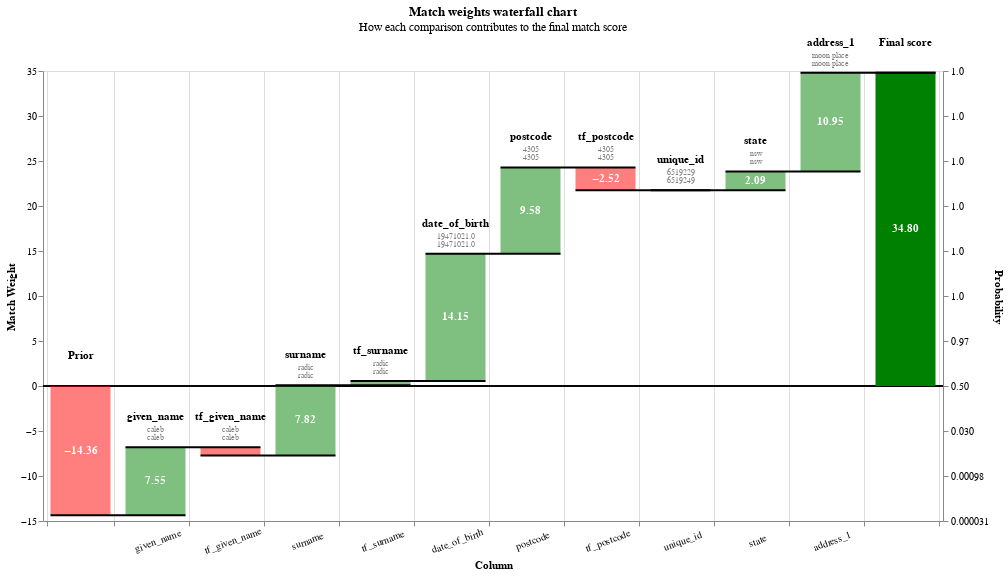

Notebook source saved alongside this figure:
### Code cell
# Run predictions and visuallising predictions with waterfall chart 
df_predictions = linker.inference.predict(threshold_match_probability=0.9)

records_to_view = df_predictions.as_record_dict(limit=5)
linker.visualisations.waterfall_chart(records_to_view, filter_nulls=False)

### Figure 1 — Vega-Lite specification as saved in the notebook (floating-point values rounded to 4 significant figures)
{"config": {"view": {"continuousWidth": 400, "continuousHeight": 300}}, "layer": [{"layer": [{"mark": "rule", "encoding": {"color": {"value": "black"}, "size": {"value": 0.5}, "y": {"field": "zero", "type": "quantitative"}}}, {"mark": {"type": "bar", "width": 60}, "encoding": {"color": {"condition": {"test": "(datum.log2_bayes_factor < 0)", "value": "red"}, "value": "green"}, "opacity": {"condition": {"test": "datum.column_name == 'Prior match weight' || datum.column_name == 'Final score'", "value": 1}, "value": 0.5}, "tooltip": [{"field": "column_name", "title": "Comparison column", "type": "nominal"}, {"field": "value_l", "title": "Value (L)", "type": "nominal"}, {"field": "value_r", "title": "Value (R)", "type": "nominal"}, {"field": "label_for_charts", "title": "Label", "type": "ordinal"}, {"field": "sql_condition", "title": "SQL condition", "type": "nominal"}, {"field": "comparison_vector_value", "title": "Comparison vector value", "type": "nominal"}, {"field": "bayes_factor", "format": ",.4f", "title": "Bayes factor = m/u", "type": "quantitative"}, {"field": "log2_bayes_factor", "format": ",.4f", "title": "Match weight = log2(m/u)", "type": "quantitative"}, {"field": "prob", "format": ".4f", "title": "Cumulative match probability", "type": "quantitative"}, {"field": "bayes_factor_description", "title": "Match weight description", "type": "nominal"}], "x": {"axis": {"grid": true, "labelAlign": "center", "labelAngle": -20, "labelExpr": "datum.value == 'Prior' || datum.value == 'Final score' ? '' : datum.value", "labelPadding": 10, "tickBand": "extent", "title": "Column"}, "field": "column_name", "sort": {"field": "bar_sort_order", "order": "ascending"}, "type": "nominal"}, "y": {"axis": {"grid": false, "orient": "left", "title": "Match Weight"}, "field": "previous_sum", "type": "quantitative"}, "y2": {"field": "sum"}}}, {"mark": {"type": "text", "fontWeight": "bold"}, "encoding": {"color": {"value": "white"}, "text": {"condition": {"test": "abs(datum.log2_bayes_factor) > 1", "field": "log2_bayes_factor", "format": ".2f", "type": "nominal"}, "value": ""}, "x": {"axis": {"labelAngle": -20, "title": "Column"}, "field": "column_name", "sort": {"field": "bar_sort_order", "order": "ascending"}, "type": "nominal"}, "y": {"axis": {"orient": "left"}, "field": "center", "type": "quantitative"}}}, {"mark": {"type": "text", "baseline": "bottom", "dy": -25, "fontWeight": "bold"}, "encoding": {"color": {"value": "black"}, "text": {"field": "column_name", "type": "nominal"}, "x": {"axis": {"labelAngle": -20, "title": "Column"}, "field": "column_name", "sort": {"field": "bar_sort_order", "order": "ascending"}, "type": "nominal"}, "y": {"field": "sum_top", "type": "quantitative"}}}, {"mark": {"type": "text", "baseline": "bottom", "dy": -13, "fontSize": 8}, "encoding": {"color": {"value": "grey"}, "text": {"field": "value_l", "type": "nominal"}, "x": {"axis": {"labelAngle": -20, "title": "Column"}, "field": "column_name", "sort": {"field": "bar_sort_order", "order": "ascending"}, "type": "nominal"}, "y": {"field": "sum_top", "type": "quantitative"}}}, {"mark": {"type": "text", "baseline": "bottom", "dy": -5, "fontSize": 8}, "encoding": {"color": {"value": "grey"}, "text": {"field": "value_r", "type": "nominal"}, "x": {"axis": {"labelAngle": -20, "title": "Column"}, "field": "column_name", "sort": {"field": "bar_sort_order", "order": "ascending"}, "type": "nominal"}, "y": {"field": "sum_top", "type": "quantitative"}}}]}, {"mark": {"type": "rule", "color": "black", "strokeWidth": 2, "x2Offset": 30, "xOffset": -30}, "encoding": {"x": {"axis": {"labelAngle": -20, "title": "Column"}, "field": "column_name", "sort": {"field": "bar_sort_order", "order": "ascending"}, "type": "nominal"}, "x2": {"field": "lead"}, "y": {"axis": {"labelExpr": "format(1 / (1 + pow(2, -1*datum.value)), '.2r')", "orient": "right", "title": "Probability"}, "field": "sum", "scale": {"zero": false}, "type": "quantitative"}}}], "data": {"name": "data-ad84069c2094ec8efc9970858ea133fd"}, "height": 450, "params": [{"name": "record_number", "bind": {"input": "range", "max": 4, "min": 0, "step": 1}, "value": 0}], "resolve": {"axis": {"y": "independent"}}, "title": {"text": "Match weights waterfall chart", "subtitle": "How each comparison contributes to the final match score"}, "transform": [{"filter": "(datum.record_number == record_number)"}, {"window": [{"op": "sum", "field": "log2_bayes_factor", "as": "sum"}, {"op": "lead", "field": "column_name", "as": "lead"}], "frame": [null, 0]}, {"calculate": "datum.column_name === \"Final score\" ? datum.sum - datum.log2_bayes_factor : datum.sum", "as": "sum"}, {"calculate": "datum.lead === null ? datum.column_name : datum.lead", "as": "lead"}, {"calculate": "datum.column_name === \"Final score\" || datum.column_name === \"Prior match weight\" ? 0 : datum.sum - datum.log2_bayes_factor", "as": "previous_sum"}, {"calculate": "datum.sum > datum.previous_sum ? datum.column_name : \"\"", "as": "top_label"}, {"calculate": "datum.sum < datum.previous_sum ? datum.column_name : \"\"", "as": "bottom_label"}, {"calculate": "datum.sum > datum.previous_sum ? datum.sum : datum.previous_sum", "as": "sum_top"}, {"calculate": "datum.sum < datum.previous_sum ? datum.sum : datum.previous_sum", "as": "sum_bottom"}, {"calculate": "(datum.sum + datum.previous_sum) / 2", "as": "center"}, {"calculate": "(datum.log2_bayes_factor > 0 ? \"+\" : \"\") + datum.log2_bayes_factor", "as": "text_log2_bayes_factor"}, {"calculate": "datum.sum < datum.previous_sum ? 4 : -4", "as": "dy"}, {"calculate": "datum.sum < datum.previous_sum ? \"top\" : \"bottom\"", "as": "baseline"}, {"calculate": "1. / (1 + pow(2, -1.*datum.sum))", "as": "prob"}, {"calculate": "0*datum.sum", "as": "zero"}], "width": {"step": 75}, "$schema": "https://vega.github.io/schema/vega-lite/v5.9.3.json", "datasets": {"data-ad84069c2094ec8efc9970858ea133fd": [{"column_name": "Prior", "label_for_charts": "Starting match weight (prior)", "sql_condition": null, "log2_bayes_factor": -14.36, "bayes_factor": 4.755e-05, "comparison_vector_value": null, "m_probability": null, "u_probability": null, "bayes_factor_description": null, "value_l": "", "value_r": "", "term_frequency_adjustment": null, "bar_sort_order": 0, "record_number": 0}, {"sql_condition": "\"given_name_l\" = \"given_name_r\"", "label_for_charts": "Exact match on given_name", "m_probability": 0.7302, "u_probability": 0.003891, "bayes_factor": 187.6, "log2_bayes_factor": 7.552, "comparison_vector_value": 4, "bayes_factor_description": "If comparison level is `exact match on given_name` then comparison is 188 times more likely to be a match", "column_name": "given_name", "value_l": "caleb", "value_r": "caleb", "term_frequency_adjustment": false, "bar_sort_order": 1, "record_number": 0}, {"sql_condition": "\"given_name_l\" = \"given_name_r\"", "label_for_charts": "Term freq adjustment on given_name with weight {cl.tf_adjustment_weight}", "m_probability": null, "u_probability": null, "bayes_factor": 0.5314, "log2_bayes_factor": -0.912, "comparison_vector_value": 4, "bayes_factor_description": "Term frequency adjustment on given_name makes comparison  1.88 times less likely to be a match", "column_name": "tf_given_name", "value_l": "caleb", "value_r": "caleb", "term_frequency_adjustment": true, "bar_sort_order": 2, "record_number": 0}, {"sql_condition": "\"surname_l\" = \"surname_r\"", "label_for_charts": "Exact match on surname", "m_probability": 0.6326, "u_probability": 0.002805, "bayes_factor": 225.5, "log2_bayes_factor": 7.817, "comparison_vector_value": 4, "bayes_factor_description": "If comparison level is `exact match on surname` then comparison is 226 times more likely to be a match", "column_name": "surname", "value_l": "radic", "value_r": "radic", "term_frequency_adjustment": false, "bar_sort_order": 3, "record_number": 0}, {"sql_condition": "\"surname_l\" = \"surname_r\"", "label_for_charts": "Term freq adjustment on surname with weight {cl.tf_adjustment_weight}", "m_probability": null, "u_probability": null, "bayes_factor": 1.377, "log2_bayes_factor": 0.4618, "comparison_vector_value": 4, "bayes_factor_description": "Term frequency adjustment on surname makes comparison 1.38 times more likely to be a match", "column_name": "tf_surname", "value_l": "radic", "value_r": "radic", "term_frequency_adjustment": true, "bar_sort_order": 4, "record_number": 0}, {"sql_condition": "\"date_of_birth_l\" = \"date_of_birth_r\"", "label_for_charts": "Exact match on date_of_birth", "m_probability": 0.9213, "u_probability": 5.082e-05, "bayes_factor": 18130.0, "log2_bayes_factor": 14.15, "comparison_vector_value": 1, "bayes_factor_description": "If comparison level is `exact match on date_of_birth` then comparison is 18,127 times more likely to be a match", "column_name": "date_of_birth", "value_l": "19471021.0", "value_r": "19471021.0", "term_frequency_adjustment": false, "bar_sort_order": 5, "record_number": 0}, {"sql_condition": "\"postcode_l\" = \"postcode_r\"", "label_for_charts": "Exact match on postcode", "m_probability": 0.7985, "u_probability": 0.001046, "bayes_factor": 763.0, "log2_bayes_factor": 9.576, "comparison_vector_value": 1, "bayes_factor_description": "If comparison level is `exact match on postcode` then comparison is 763 times more likely to be a match", "column_name": "postcode", "value_l": "4305", "value_r": "4305", "term_frequency_adjustment": false, "bar_sort_order": 6, "record_number": 0}, {"sql_condition": "\"postcode_l\" = \"postcode_r\"", "label_for_charts": "Term freq adjustment on postcode with weight {cl.tf_adjustment_weight}", "m_probability": null, "u_probability": null, "bayes_factor": 0.1744, "log2_bayes_factor": -2.519, "comparison_vector_value": 1, "bayes_factor_description": "Term frequency adjustment on postcode makes comparison  5.73 times less likely to be a match", "column_name": "tf_postcode", "value_l": "4305", "value_r": "4305", "term_frequency_adjustment": true, "bar_sort_order": 7, "record_number": 0}, {"sql_condition": "ELSE", "label_for_charts": "All other comparisons", "m_probability": 1.0, "u_probability": 1.0, "bayes_factor": 1.0, "log2_bayes_factor": 0.0, "comparison_vector_value": 0, "bayes_factor_description": "If comparison level is `all other comparisons` then comparison is 1 times more likely to be a match", "column_name": "unique_id", "value_l": "6519229", "value_r": "6519249", "term_frequency_adjustment": false, "bar_sort_order": 8, "record_number": 0}, {"sql_condition": "\"state_l\" = \"state_r\"", "label_for_charts": "Exact match on state", "m_probability": 1.0, "u_probability": 0.2355, "bayes_factor": 4.246, "log2_bayes_factor": 2.086, "comparison_vector_value": 1, "bayes_factor_description": "If comparison level is `exact match on state` then comparison is 4.246 times more likely to be a match", "column_name": "state", "value_l": "nsw", "value_r": "nsw", "term_frequency_adjustment": false, "bar_sort_order": 9, "record_number": 0}, {"sql_condition": "\"address_1_l\" = \"address_1_r\"", "label_for_charts": "Exact match on address_1", "m_probability": 0.5725, "u_probability": 0.0002889, "bayes_factor": 1982.0, "log2_bayes_factor": 10.95, "comparison_vector_value": 4, "bayes_factor_description": "If comparison level is `exact match on address_1` then comparison is 1,982 times more likely to be a match", "column_name": "address_1", "value_l": "moon place", "value_r": "moon place", "term_frequency_adjustment": false, "bar_sort_order": 10, "record_number": 0}, {"column_name": "Final score", "label_for_charts": "Final score", "sql_condition": null, "log2_bayes_factor": 34.8, "bayes_factor": 29890000000.0, "comparison_vector_value": null, "m_probability": null, "u_probability": null, "bayes_factor_description": null, "value_l": "", "value_r": "", "term_frequency_adjustment": null, "bar_sort_order": 11, "record_number": 0}, {"column_name": "Prior", "label_for_charts": "Starting match weight (prior)", "sql_condition": null, "log2_bayes_factor": -14.36, "bayes_factor": 4.755e-05, "comparison_vector_value": null, "m_probability": null, "u_probability": null, "bayes_factor_description": null, "value_l": "", "value_r": "", "term_frequency_adjustment": null, "bar_sort_order": 0, "record_number": 1}, {"sql_condition": "\"given_name_l\" = \"given_name_r\"", "label_for_charts": "Exact match on given_name", "m_probability": 0.7302, "u_probability": 0.003891, "bayes_factor": 187.6, "log2_bayes_factor": 7.552, "comparison_vector_value": 4, "bayes_factor_description": "If comparison level is `exact match on given_name` then comparison is 188 times more likely to be a match", "column_name": "given_name", "value_l": "alexandra", "value_r": "alexandra", "term_frequency_adjustment": false, "bar_sort_order": 1, "record_number": 1}, {"sql_condition": "\"given_name_l\" = \"given_name_r\"", "label_for_charts": "Term freq adjustment on given_name with weight {cl.tf_adjustment_weight}", "m_probability": null, "u_probability": null, "bayes_factor": 0.465, "log2_bayes_factor": -1.105, "comparison_vector_value": 4, "bayes_factor_description": "Term frequency adjustment on given_name makes comparison  2.15 times less likely to be a match", "column_name": "tf_given_name", "value_l": "alexandra", "value_r": "alexandra", "term_frequency_adjustment": true, "bar_sort_order": 2, "record_number": 1}, {"sql_condition": "\"surname_l\" = \"surname_r\"", "label_for_charts": "Exact match on surname", "m_probability": 0.6326, "u_probability": 0.002805, "bayes_factor": 225.5, "log2_bayes_factor": 7.817, "comparison_vector_value": 4, "bayes_factor_description": "If comparison level is `exact match on surname` then comparison is 226 times more likely to be a match", "column_name": "surname", "value_l": "britten", "value_r": "britten", "term_frequency_adjustment": false, "bar_sort_order": 3, "record_number": 1}, {"sql_condition": "\"surname_l\" = \"surname_r\"", "label_for_charts": "Term freq adjustment on surname with weight {cl.tf_adjustment_weight}", "m_probability": null, "u_probability": null, "bayes_factor": 1.377, "log2_bayes_factor": 0.4618, "comparison_vector_value": 4, "bayes_factor_description": "Term frequency adjustment on surname makes comparison 1.38 times more likely to be a match", "column_name": "tf_surname", "value_l": "britten", "value_r": "britten", "term_frequency_adjustment": true, "bar_sort_order": 4, "record_number": 1}, {"sql_condition": "\"date_of_birth_l\" = \"date_of_birth_r\"", "label_for_charts": "Exact match on date_of_birth", "m_probability": 0.9213, "u_probability": 5.082e-05, "bayes_factor": 18130.0, "log2_bayes_factor": 14.15, "comparison_vector_value": 1, "bayes_factor_description": "If comparison level is `exact match on date_of_birth` then comparison is 18,127 times more likely to be a match", "column_name": "date_of_birth", "value_l": "19581231.0", "value_r": "19581231.0", "term_frequency_adjustment": false, "bar_sort_order": 5, "record_number": 1}, {"sql_condition": "\"postcode_l\" = \"postcode_r\"", "label_for_charts": "Exact match on postcode", "m_probability": 0.7985, "u_probability": 0.001046, "bayes_factor": 763.0, "log2_bayes_factor": 9.576, "comparison_vector_value": 1, "bayes_factor_description": "If comparison level is `exact match on postcode` then comparison is 763 times more likely to be a match", "column_name": "postcode", "value_l": "3226", "value_r": "3226", "term_frequency_adjustment": false, "bar_sort_order": 6, "record_number": 1}, {"sql_condition": "\"postcode_l\" = \"postcode_r\"", "label_for_charts": "Term freq adjustment on postcode with weight {cl.tf_adjustment_weight}", "m_probability": null, "u_probability": null, "bayes_factor": 0.5232, "log2_bayes_factor": -0.9345, "comparison_vector_value": 1, "bayes_factor_description": "Term frequency adjustment on postcode makes comparison  1.91 times less likely to be a match", "column_name": "tf_postcode", "value_l": "3226", "value_r": "3226", "term_frequency_adjustment": true, "bar_sort_order": 7, "record_number": 1}, {"sql_condition": "ELSE", "label_for_charts": "All other comparisons", "m_probability": 1.0, "u_probability": 1.0, "bayes_factor": 1.0, "log2_bayes_factor": 0.0, "comparison_vector_value": 0, "bayes_factor_description": "If comparison level is `all other comparisons` then comparison is 1 times more likely to be a match", "column_name": "unique_id", "value_l": "6358553", "value_r": "6358573", "term_frequency_adjustment": false, "bar_sort_order": 8, "record_number": 1}, {"sql_condition": "\"state_l\" = \"state_r\"", "label_for_charts": "Exact match on state", "m_probability": 1.0, "u_probability": 0.2355, "bayes_factor": 4.246, "log2_bayes_factor": 2.086, "comparison_vector_value": 1, "bayes_factor_description": "If comparison level is `exact match on state` then comparison is 4.246 times more likely to be a match", "column_name": "state", "value_l": "qld", "value_r": "qld", "term_frequency_adjustment": false, "bar_sort_order": 9, "record_number": 1}, {"sql_condition": "\"address_1_l\" = \"address_1_r\"", "label_for_charts": "Exact match on address_1", "m_probability": 0.5725, "u_probability": 0.0002889, "bayes_factor": 1982.0, "log2_bayes_factor": 10.95, "comparison_vector_value": 4, "bayes_factor_description": "If comparison level is `exact match on address_1` then comparison is 1,982 times more likely to be a match", "column_name": "address_1", "value_l": "finniss crescent", "value_r": "finniss crescent", "term_frequency_adjustment": false, "bar_sort_order": 10, "record_number": 1}, {"column_name": "Final score", "label_for_charts": "Final score", "sql_condition": null, "log2_bayes_factor": 36.19, "bayes_factor": 78460000000.0, "comparison_vector_value": null, "m_probability": null, "u_probability": null, "bayes_factor_description": null, "value_l": "", "value_r": "", "term_frequency_adjustment": null, "bar_sort_order": 11, "record_number": 1}, {"column_name": "Prior", "label_for_charts": "Starting match weight (prior)", "sql_condition": null, "log2_bayes_factor": -14.36, "bayes_factor": 4.755e-05, "comparison_vector_value": null, "m_probability": null, "u_probability": null, "bayes_factor_description": null, "value_l": "", "value_r": "", "term_frequency_adjustment": null, "bar_sort_order": 0, "record_number": 2}, {"sql_condition": "\"given_name_l\" = \"given_name_r\"", "label_for_charts": "Exact match on given_name", "m_probability": 0.7302, "u_probability": 0.003891, "bayes_factor": 187.6, "log2_bayes_factor": 7.552, "comparison_vector_value": 4, "bayes_factor_description": "If comparison level is `exact match on given_name` then comparison is 188 times more likely to be a match", "column_name": "given_name", "value_l": "jessie", "value_r": "jessie", "term_frequency_adjustment": false, "bar_sort_order": 1, "record_number": 2}, {"sql_condition": "\"given_name_l\" = \"given_name_r\"", "label_for_charts": "Term freq adjustment on given_name with weight {cl.tf_adjustment_weight}", "m_probability": null, "u_probability": null, "bayes_factor": 1.86, "log2_bayes_factor": 0.8953, "comparison_vector_value": 4, "bayes_factor_description": "Term frequency adjustment on given_name makes comparison 1.86 times more likely to be a match", "column_name": "tf_given_name", "value_l": "jessie", "value_r": "jessie", "term_frequency_adjustment": true, "bar_sort_order": 2, "record_number": 2}, {"sql_condition": "\"surname_l\" = \"surname_r\"", "label_for_charts": "Exact match on surname", "m_probability": 0.6326, "u_probability": 0.002805, "bayes_factor": 225.5, "log2_bayes_factor": 7.817, "comparison_vector_value": 4, "bayes_factor_description": "If comparison level is `exact match on surname` then comparison is 226 times more likely to be a match", "column_name": "surname", "value_l": "gasparin", "value_r": "gasparin", "term_frequency_adjustment": false, "bar_sort_order": 3, "record_number": 2}, {"sql_condition": "\"surname_l\" = \"surname_r\"", "label_for_charts": "Term freq adjustment on surname with weight {cl.tf_adjustment_weight}", "m_probability": null, "u_probability": null, "bayes_factor": 1.377, "log2_bayes_factor": 0.4618, "comparison_vector_value": 4, "bayes_factor_description": "Term frequency adjustment on surname makes comparison 1.38 times more likely to be a match", "column_name": "tf_surname", "value_l": "gasparin", "value_r": "gasparin", "term_frequency_adjustment": true, "bar_sort_order": 4, "record_number": 2}, {"sql_condition": "\"date_of_birth_l\" = \"date_of_birth_r\"", "label_for_charts": "Exact match on date_of_birth", "m_probability": 0.9213, "u_probability": 5.082e-05, "bayes_factor": 18130.0, "log2_bayes_factor": 14.15, "comparison_vector_value": 1, "bayes_factor_description": "If comparison level is `exact match on date_of_birth` then comparison is 18,127 times more likely to be a match", "column_name": "date_of_birth", "value_l": "19621119.0", "value_r": "19621119.0", "term_frequency_adjustment": false, "bar_sort_order": 5, "record_number": 2}, {"sql_condition": "ELSE", "label_for_charts": "All other comparisons", "m_probability": 0.2015, "u_probability": 0.999, "bayes_factor": 0.2018, "log2_bayes_factor": -2.309, "comparison_vector_value": 0, "bayes_factor_description": "If comparison level is `all other comparisons` then comparison is 4.956 times less likely to be a match", "column_name": "postcode", "value_l": "2260", "value_r": "2269", "term_frequency_adjustment": false, "bar_sort_order": 6, "record_number": 2}, {"sql_condition": "ELSE", "label_for_charts": "All other comparisons", "m_probability": 0.2015, "u_probability": 0.999, "bayes_factor": 1.0, "log2_bayes_factor": 0.0, "comparison_vector_value": 0, "bayes_factor_description": "If comparison level is `all other comparisons` then comparison is 4.956 times less likely to be a match", "column_name": "tf_postcode", "value_l": "", "value_r": "", "term_frequency_adjustment": true, "bar_sort_order": 7, "record_number": 2}, {"sql_condition": "ELSE", "label_for_charts": "All other comparisons", "m_probability": 1.0, "u_probability": 1.0, "bayes_factor": 1.0, "log2_bayes_factor": 0.0, "comparison_vector_value": 0, "bayes_factor_description": "If comparison level is `all other comparisons` then comparison is 1 times more likely to be a match", "column_name": "unique_id", "value_l": "7819359", "value_r": "7819369", "term_frequency_adjustment": false, "bar_sort_order": 8, "record_number": 2}, {"sql_condition": "\"state_l\" = \"state_r\"", "label_for_charts": "Exact match on state", "m_probability": 1.0, "u_probability": 0.2355, "bayes_factor": 4.246, "log2_bayes_factor": 2.086, "comparison_vector_value": 1, "bayes_factor_description": "If comparison level is `exact match on state` then comparison is 4.246 times more likely to be a match", "column_name": "state", "value_l": "vic", "value_r": "vic", "term_frequency_adjustment": false, "bar_sort_order": 9, "record_number": 2}, {"sql_condition": "\"address_1_l\" IS NULL OR \"address_1_r\" IS NULL", "label_for_charts": "address_1 is NULL", "bayes_factor": 1.0, "log2_bayes_factor": 0.0, "comparison_vector_value": -1, "bayes_factor_description": "If comparison level is `address_1 is null` then comparison is 1 times more likely to be a match", "column_name": "address_1", "value_l": "southwell street", "value_r": "None", "term_frequency_adjustment": false, "bar_sort_order": 10, "record_number": 2}, {"column_name": "Final score", "label_for_charts": "Final score", "sql_condition": null, "log2_bayes_factor": 16.29, "bayes_factor": 80040.0, "comparison_vector_value": null, "m_probability": null, "u_probability": null, "bayes_factor_description": null, "value_l": "", "value_r": "", "term_frequency_adjustment": null, "bar_sort_order": 11, "record_number": 2}, {"column_name": "Prior", "label_for_charts": "Starting match weight (prior)", "sql_condition": null, "log2_bayes_factor": -14.36, "bayes_factor": 4.755e-05, "comparison_vector_value": null, "m_probability": null, "u_probability": null, "bayes_factor_description": null, "value_l": "", "value_r": "", "term_frequency_adjustment": null, "bar_sort_order": 0, "record_number": 3}, {"sql_condition": "\"given_name_l\" = \"given_name_r\"", "label_for_charts": "Exact match on given_name", "m_probability": 0.7302, "u_probability": 0.003891, "bayes_factor": 187.6, "log2_bayes_factor": 7.552, "comparison_vector_value": 4, "bayes_factor_description": "If comparison level is `exact match on given_name` then comparison is 188 times more likely to be a match", "column_name": "given_name", "value_l": "andrew", "value_r": "andrew", "term_frequency_adjustment": false, "bar_sort_order": 1, "record_number": 3}, {"sql_condition": "\"given_name_l\" = \"given_name_r\"", "label_for_charts": "Term freq adjustment on given_name with weight {cl.tf_adjustment_weight}", "m_probability": null, "u_probability": null, "bayes_factor": 1.24, "log2_bayes_factor": 0.3104, "comparison_vector_value": 4, "bayes_factor_description": "Term frequency adjustment on given_name makes comparison 1.24 times more likely to be a match", "column_name": "tf_given_name", "value_l": "andrew", "value_r": "andrew", "term_frequency_adjustment": true, "bar_sort_order": 2, "record_number": 3}, {"sql_condition": "\"surname_l\" = \"surname_r\"", "label_for_charts": "Exact match on surname", "m_probability": 0.6326, "u_probability": 0.002805, "bayes_factor": 225.5, "log2_bayes_factor": 7.817, "comparison_vector_value": 4, "bayes_factor_description": "If comparison level is `exact match on surname` then comparison is 226 times more likely to be a match", "column_name": "surname", "value_l": "bradshaw", "value_r": "bradshaw", "term_frequency_adjustment": false, "bar_sort_order": 3, "record_number": 3}, {"sql_condition": "\"surname_l\" = \"surname_r\"", "label_for_charts": "Term freq adjustment on surname with weight {cl.tf_adjustment_weight}", "m_probability": null, "u_probability": null, "bayes_factor": 0.3935, "log2_bayes_factor": -1.346, "comparison_vector_value": 4, "bayes_factor_description": "Term frequency adjustment on surname makes comparison  2.54 times less likely to be a match", "column_name": "tf_surname", "value_l": "bradshaw", "value_r": "bradshaw", "term_frequency_adjustment": true, "bar_sort_order": 4, "record_number": 3}, {"sql_condition": "\"date_of_birth_l\" = \"date_of_birth_r\"", "label_for_charts": "Exact match on date_of_birth", "m_probability": 0.9213, "u_probability": 5.082e-05, "bayes_factor": 18130.0, "log2_bayes_factor": 14.15, "comparison_vector_value": 1, "bayes_factor_description": "If comparison level is `exact match on date_of_birth` then comparison is 18,127 times more likely to be a match", "column_name": "date_of_birth", "value_l": "19941118.0", "value_r": "19941118.0", "term_frequency_adjustment": false, "bar_sort_order": 5, "record_number": 3}, {"sql_condition": "ELSE", "label_for_charts": "All other comparisons", "m_probability": 0.2015, "u_probability": 0.999, "bayes_factor": 0.2018, "log2_bayes_factor": -2.309, "comparison_vector_value": 0, "bayes_factor_description": "If comparison level is `all other comparisons` then comparison is 4.956 times less likely to be a match", "column_name": "postcode", "value_l": "3095", "value_r": "3059", "term_frequency_adjustment": false, "bar_sort_order": 6, "record_number": 3}, {"sql_condition": "ELSE", "label_for_charts": "All other comparisons", "m_probability": 0.2015, "u_probability": 0.999, "bayes_factor": 1.0, "log2_bayes_factor": 0.0, "comparison_vector_value": 0, "bayes_factor_description": "If comparison level is `all other comparisons` then comparison is 4.956 times less likely to be a match", "column_name": "tf_postcode", "value_l": "", "value_r": "", "term_frequency_adjustment": true, "bar_sort_order": 7, "record_number": 3}, {"sql_condition": "ELSE", "label_for_charts": "All other comparisons", "m_probability": 1.0, "u_probability": 1.0, "bayes_factor": 1.0, "log2_bayes_factor": 0.0, "comparison_vector_value": 0, "bayes_factor_description": "If comparison level is `all other comparisons` then comparison is 1 times more likely to be a match", "column_name": "unique_id", "value_l": "6385462", "value_r": "6385642", "term_frequency_adjustment": false, "bar_sort_order": 8, "record_number": 3}, {"sql_condition": "\"state_l\" = \"state_r\"", "label_for_charts": "Exact match on state", "m_probability": 1.0, "u_probability": 0.2355, "bayes_factor": 4.246, "log2_bayes_factor": 2.086, "comparison_vector_value": 1, "bayes_factor_description": "If comparison level is `exact match on state` then comparison is 4.246 times more likely to be a match", "column_name": "state", "value_l": "sa", "value_r": "sa", "term_frequency_adjustment": false, "bar_sort_order": 9, "record_number": 3}, {"sql_condition": "levenshtein(\"address_1_l\", \"address_1_r\") <= 2", "label_for_charts": "Levenshtein distance of address_1 <= 2", "m_probability": 0.3, "u_probability": 0.0002784, "bayes_factor": 1078.0, "log2_bayes_factor": 10.07, "comparison_vector_value": 3, "bayes_factor_description": "If comparison level is `levenshtein distance of address_1 <= 2` then comparison is 1,078 times more likely to be a match", "column_name": "address_1", "value_l": "berne crescent", "value_r": "berne creswcent", "term_frequency_adjustment": false, "bar_sort_order": 10, "record_number": 3}, {"column_name": "Final score", "label_for_charts": "Final score", "sql_condition": null, "log2_bayes_factor": 23.97, "bayes_factor": 16430000.0, "comparison_vector_value": null, "m_probability": null, "u_probability": null, "bayes_factor_description": null, "value_l": "", "value_r": "", "term_frequency_adjustment": null, "bar_sort_order": 11, "record_number": 3}, {"column_name": "Prior", "label_for_charts": "Starting match weight (prior)", "sql_condition": null, "log2_bayes_factor": -14.36, "bayes_factor": 4.755e-05, "comparison_vector_value": null, "m_probability": null, "u_probability": null, "bayes_factor_description": null, "value_l": "", "value_r": "", "term_frequency_adjustment": null, "bar_sort_order": 0, "record_number": 4}, {"sql_condition": "\"given_name_l\" = \"given_name_r\"", "label_for_charts": "Exact match on given_name", "m_probability": 0.7302, "u_probability": 0.003891, "bayes_factor": 187.6, "log2_bayes_factor": 7.552, "comparison_vector_value": 4, "bayes_factor_description": "If comparison level is `exact match on given_name` then comparison is 188 times more likely to be a match", "column_name": "given_name", "value_l": "thomas", "value_r": "thomas", "term_frequency_adjustment": false, "bar_sort_order": 1, "record_number": 4}, {"sql_condition": "\"given_name_l\" = \"given_name_r\"", "label_for_charts": "Term freq adjustment on given_name with weight {cl.tf_adjustment_weight}", "m_probability": null, "u_probability": null, "bayes_factor": 0.2325, "log2_bayes_factor": -2.105, "comparison_vector_value": 4, "bayes_factor_description": "Term frequency adjustment on given_name makes comparison  4.30 times less likely to be a match", "column_name": "tf_given_name", "value_l": "thomas", "value_r": "thomas", "term_frequency_adjustment": true, "bar_sort_order": 2, "record_number": 4}, {"sql_condition": "\"surname_l\" = \"surname_r\"", "label_for_charts": "Exact match on surname", "m_probability": 0.6326, "u_probability": 0.002805, "bayes_factor": 225.5, "log2_bayes_factor": 7.817, "comparison_vector_value": 4, "bayes_factor_description": "If comparison level is `exact match on surname` then comparison is 226 times more likely to be a match", "column_name": "surname", "value_l": "wijedasa", "value_r": "wijedasa", "term_frequency_adjustment": false, "bar_sort_order": 3, "record_number": 4}, {"sql_condition": "\"surname_l\" = \"surname_r\"", "label_for_charts": "Term freq adjustment on surname with weight {cl.tf_adjustment_weight}", "m_probability": null, "u_probability": null, "bayes_factor": 1.377, "log2_bayes_factor": 0.4618, "comparison_vector_value": 4, "bayes_factor_description": "Term frequency adjustment on surname makes comparison 1.38 times more likely to be a match", "column_name": "tf_surname", "value_l": "wijedasa", "value_r": "wijedasa", "term_frequency_adjustment": true, "bar_sort_order": 4, "record_number": 4}, {"sql_condition": "\"date_of_birth_l\" = \"date_of_birth_r\"", "label_for_charts": "Exact match on date_of_birth", "m_probability": 0.9213, "u_probability": 5.082e-05, "bayes_factor": 18130.0, "log2_bayes_factor": 14.15, "comparison_vector_value": 1, "bayes_factor_description": "If comparison level is `exact match on date_of_birth` then comparison is 18,127 times more likely to be a match", "column_name": "date_of_birth", "value_l": "19820415.0", "value_r": "19820415.0", "term_frequency_adjustment": false, "bar_sort_order": 5, "record_number": 4}, {"sql_condition": "\"postcode_l\" = \"postcode_r\"", "label_for_charts": "Exact match on postcode", "m_probability": 0.7985, "u_probability": 0.001046, "bayes_factor": 763.0, "log2_bayes_factor": 9.576, "comparison_vector_value": 1, "bayes_factor_description": "If comparison level is `exact match on postcode` then comparison is 763 times more likely to be a match", "column_name": "postcode", "value_l": "6021", "value_r": "6021", "term_frequency_adjustment": false, "bar_sort_order": 6, "record_number": 4}, {"sql_condition": "\"postcode_l\" = \"postcode_r\"", "label_for_charts": "Term freq adjustment on postcode with weight {cl.tf_adjustment_weight}", "m_probability": null, "u_probability": null, "bayes_factor": 0.5232, "log2_bayes_factor": -0.9345, "comparison_vector_value": 1, "bayes_factor_description": "Term frequency adjustment on postcode makes comparison  1.91 times less likely to be a match", "column_name": "tf_postcode", "value_l": "6021", "value_r": "6021", "term_frequency_adjustment": true, "bar_sort_order": 7, "record_number": 4}, {"sql_condition": "ELSE", "label_for_charts": "All other comparisons", "m_probability": 1.0, "u_probability": 1.0, "bayes_factor": 1.0, "log2_bayes_factor": 0.0, "comparison_vector_value": 0, "bayes_factor_description": "If comparison level is `all other comparisons` then comparison is 1 times more likely to be a match", "column_name": "unique_id", "value_l": "8129413", "value_r": "8192413", "term_frequency_adjustment": false, "bar_sort_order": 8, "record_number": 4}, {"sql_condition": "\"state_l\" = \"state_r\"", "label_for_charts": "Exact match on state", "m_probability": 1.0, "u_probability": 0.2355, "bayes_factor": 4.246, "log2_bayes_factor": 2.086, "comparison_vector_value": 1, "bayes_factor_description": "If comparison level is `exact match on state` then comparison is 4.246 times more likely to be a match", "column_name": "state", "value_l": "tas", "value_r": "tas", "term_frequency_adjustment": false, "bar_sort_order": 9, "record_number": 4}, {"sql_condition": "\"address_1_l\" = \"address_1_r\"", "label_for_charts": "Exact match on address_1", "m_probability": 0.5725, "u_probability": 0.0002889, "bayes_factor": 1982.0, "log2_bayes_factor": 10.95, "comparison_vector_value": 4, "bayes_factor_description": "If comparison level is `exact match on address_1` then comparison is 1,982 times more likely to be a match", "column_name": "address_1", "value_l": "powers place", "value_r": "powers place", "term_frequency_adjustment": false, "bar_sort_order": 10, "record_number": 4}, {"column_name": "Final score", "label_for_charts": "Final score", "sql_condition": null, "log2_bayes_factor": 35.19, "bayes_factor": 39230000000.0, "comparison_vector_value": null, "m_probability": null, "u_probability": null, "bayes_factor_description": null, "value_l": "", "value_r": "", "term_frequency_adjustment": null, "bar_sort_order": 11, "record_number": 4}]}}
